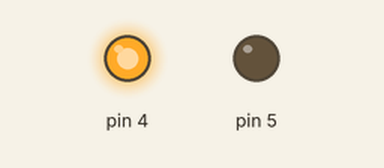
Recording of a sketch running on a simulated Arduino Uno, built with avr-gcc and run on an emulated ATmega328P. On the bench: output pins drawn as LEDs (lit = HIGH).

Above: at 5.0 s.
At 15.0 s:
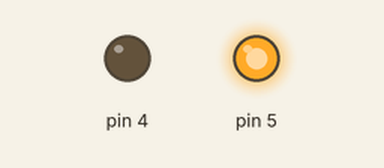
Timing chart, 0 to 26.0 s (numbered marks = the images above):
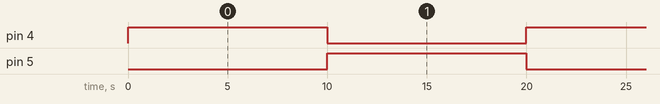

Measured:
- by itself, pin 4, pin 5: alternates HIGH for 10.0 s and LOW for 10.0 s
- by itself, everything shown: repeats every 20.0 s, in 3 steps

The sketch:

sketch_feb18a.ino
```cpp
void setup() {
  // put your setup code here, to run once:
  pinMode(2,INPUT);
  pinMode(5,OUTPUT);
  pinMode(4,OUTPUT);
  attachInterrupt(2,ldr,CHANGE);

}

void loop() {
  // put your main code here, to run repeatedly:
  digitalWrite(4,HIGH);
  delay(10000);
  digitalWrite(4,LOW);
  digitalWrite(5,HIGH);
  delay(10000);
  digitalWrite(5,LOW);


}
void ldr(){

  int i ;


}
```
